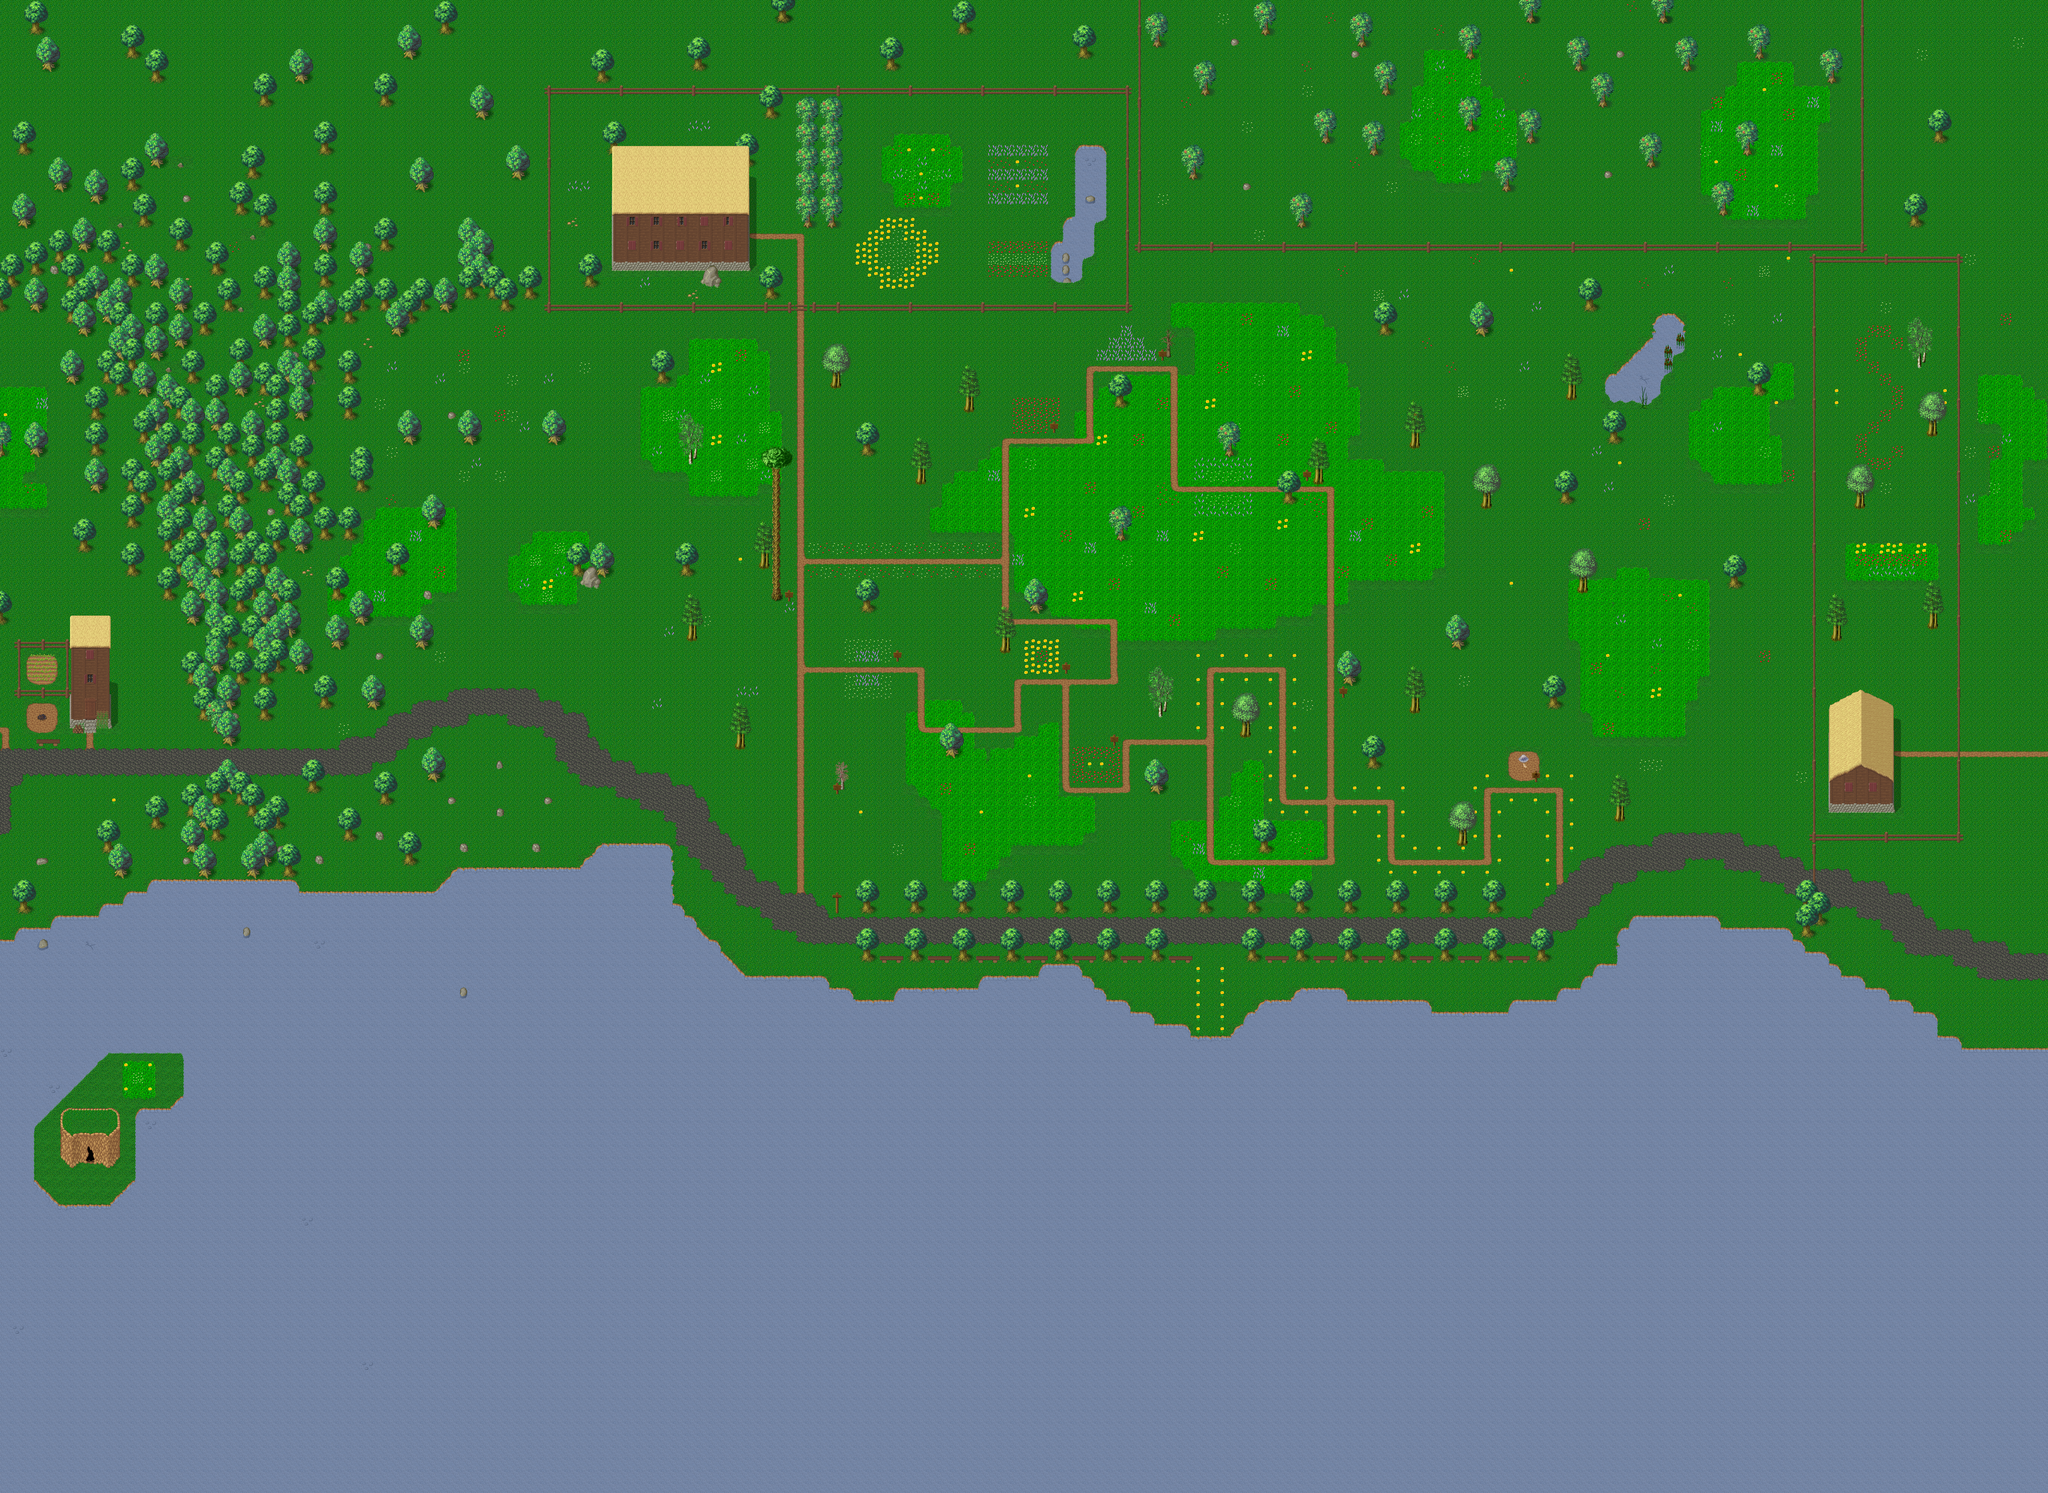

The image is a tile-based game level rendered from a .tmx file. Its description and source (layers, tilesets, objects; grid data summarised) follow:
An orthogonal 170x124 tile map with 32x32 px tiles, 6 tile layers (Ground1, Ground2, Ground3, Fringe, ...), 1 hidden layer not drawn, 7 tilesets and 22 objects (20x spawn, warp, node).

<map version="1.10" tiledversion="1.10.2" orientation="orthogonal" renderorder="right-down" width="170" height="124" tilewidth="32" tileheight="32" infinite="0" nextlayerid="9" nextobjectid="23">
 <properties>
  <property name="minimap" value="graphics/minimaps/057-1.png" />
  <property name="music" value="mystique-forest.ogg" />
  <property name="name" value="Woodland" />
  <property name="overlay0image" value="graphics/images/ambient/clouds.png" />
  <property name="overlay0parallax" value="1.0" />
  <property name="overlay0scrollX" value="0.2" />
  <property name="overlay0scrollY" value="0.1" />
 </properties>
 <tileset firstgid="1" source="../tilesets/collision.tsx" />
 <tileset firstgid="3" source="../tilesets/woodland_ground.tsx" />
 <tileset firstgid="259" source="../tilesets/woodland_x2.tsx" />
 <tileset firstgid="291" source="../tilesets/woodland_x3.tsx" />
 <tileset firstgid="323" source="../tilesets/woodland_village.tsx" />
 <tileset firstgid="579" source="../tilesets/woodland_x5.tsx" />
 <tileset firstgid="595" source="../tilesets/mushrooms_x2.tsx" />
 <layer id="1" name="Ground1" width="170" height="124">
  <data>[21080 cells, 21080 non-empty, 98 distinct tile ids]</data>
 </layer>
 <layer id="2" name="Ground2" width="170" height="124">
  <data>[21080 cells, 698 non-empty, 20 distinct tile ids]</data>
 </layer>
 <layer id="3" name="Ground3" width="170" height="124">
  <data>[21080 cells, 1368 non-empty, 83 distinct tile ids]</data>
 </layer>
 <layer id="4" name="Fringe" width="170" height="124">
  <data>[21080 cells, 749 non-empty, 35 distinct tile ids]</data>
 </layer>
 <layer id="5" name="Over1" width="170" height="124">
  <data>[21080 cells, 169 non-empty, 49 distinct tile ids]</data>
 </layer>
 <layer id="6" name="Over2" width="170" height="124">
  <data>[21080 cells, 17 non-empty, 14 distinct tile ids]</data>
 </layer>
 <layer id="7" name="Collision" width="170" height="124" visible="0">
  <data>[21080 cells, 14344 non-empty, 1 distinct tile ids]</data>
 </layer>
 <objectgroup id="8" name="Objects">
  <object id="1" name="MauvePlant" type="spawn" x="0" y="0">
   <properties>
    <property name="death" value="45000" />
    <property name="max_beings" value="5" />
    <property name="monster_id" value="27" />
    <property name="spawn" value="45000" />
   </properties>
  </object>
  <object id="2" name="CobaltPlant" type="spawn" x="0" y="0">
   <properties>
    <property name="death" value="65000" />
    <property name="max_beings" value="3" />
    <property name="monster_id" value="28" />
    <property name="spawn" value="10000" />
   </properties>
  </object>
  <object id="3" name="GambogePlant" type="spawn" x="0" y="0">
   <properties>
    <property name="death" value="45000" />
    <property name="max_beings" value="5" />
    <property name="monster_id" value="29" />
    <property name="spawn" value="10000" />
   </properties>
  </object>
  <object id="4" name="AlizarinPlant" type="spawn" x="0" y="0">
   <properties>
    <property name="death" value="70000" />
    <property name="max_beings" value="7" />
    <property name="monster_id" value="30" />
    <property name="spawn" value="10000" />
   </properties>
  </object>
  <object id="5" name="Mouboo" type="spawn" x="0" y="0">
   <properties>
    <property name="death" value="45000" />
    <property name="max_beings" value="14" />
    <property name="monster_id" value="26" />
    <property name="spawn" value="10000" />
   </properties>
  </object>
  <object id="6" name="Butterfly" type="spawn" x="2592" y="1239" width="986" height="338">
   <properties>
    <property name="death" value="40000" />
    <property name="max_beings" value="3" />
    <property name="monster_id" value="53" />
    <property name="spawn" value="10000" />
   </properties>
  </object>
  <object id="7" name="Silkworm" type="spawn" x="666" y="823" width="410" height="1518">
   <properties>
    <property name="death" value="15000" />
    <property name="max_beings" value="7" />
    <property name="monster_id" value="33" />
    <property name="spawn" value="10000" />
   </properties>
  </object>
  <object id="8" name="PinkFlower" type="spawn" x="2845" y="1052" width="764" height="553">
   <properties>
    <property name="death" value="45000" />
    <property name="max_beings" value="2" />
    <property name="monster_id" value="12" />
    <property name="spawn" value="10000" />
   </properties>
  </object>
  <object id="9" name="Butterfly" type="spawn" x="2941" y="810" width="643" height="409">
   <properties>
    <property name="death" value="40000" />
    <property name="max_beings" value="2" />
    <property name="monster_id" value="53" />
    <property name="spawn" value="10000" />
   </properties>
  </object>
  <object id="10" name="Butterfly" type="spawn" x="2467" y="1874" width="433" height="440">
   <properties>
    <property name="death" value="40000" />
    <property name="max_beings" value="2" />
    <property name="monster_id" value="53" />
    <property name="spawn" value="10000" />
   </properties>
  </object>
  <object id="11" name="Butterfly" type="spawn" x="1775" y="952" width="305" height="392">
   <properties>
    <property name="death" value="40000" />
    <property name="max_beings" value="2" />
    <property name="monster_id" value="53" />
    <property name="spawn" value="10000" />
   </properties>
  </object>
  <object id="12" name="Butterfly" type="spawn" x="915" y="1283" width="305" height="392">
   <properties>
    <property name="death" value="40000" />
    <property name="max_beings" value="2" />
    <property name="monster_id" value="53" />
    <property name="spawn" value="10000" />
   </properties>
  </object>
  <object id="13" name="Butterfly" type="spawn" x="4435" y="934" width="433" height="440">
   <properties>
    <property name="death" value="40000" />
    <property name="max_beings" value="2" />
    <property name="monster_id" value="53" />
    <property name="spawn" value="10000" />
   </properties>
  </object>
  <object id="14" name="PinkFlower" type="spawn" x="3139" y="2014" width="426" height="385">
   <properties>
    <property name="death" value="45000" />
    <property name="max_beings" value="2" />
    <property name="monster_id" value="12" />
    <property name="spawn" value="10000" />
   </properties>
  </object>
  <object id="15" name="PinkFlower" type="spawn" x="4129" y="1538" width="426" height="385">
   <properties>
    <property name="death" value="45000" />
    <property name="max_beings" value="2" />
    <property name="monster_id" value="12" />
    <property name="spawn" value="10000" />
   </properties>
  </object>
  </objectgroup>
</map>
<!-- 7 of 22 objects omitted -->
